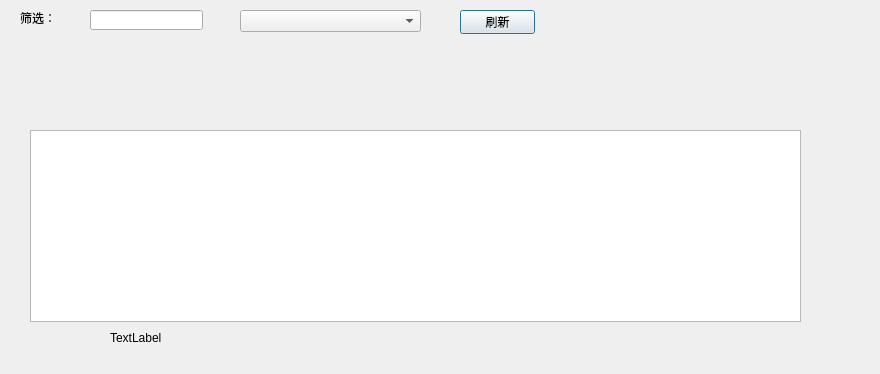
<?xml version="1.0" encoding="UTF-8"?>
<ui version="4.0">
 <class>sql</class>
 <widget class="QDialog" name="sql">
  <property name="geometry">
   <rect>
    <x>0</x>
    <y>0</y>
    <width>880</width>
    <height>374</height>
   </rect>
  </property>
  <property name="windowTitle">
   <string>Dialog</string>
  </property>
  <widget class="QTableView" name="tableView">
   <property name="geometry">
    <rect>
     <x>30</x>
     <y>130</y>
     <width>771</width>
     <height>192</height>
    </rect>
   </property>
  </widget>
  <widget class="QComboBox" name="comboBox_table">
   <property name="geometry">
    <rect>
     <x>240</x>
     <y>10</y>
     <width>181</width>
     <height>22</height>
    </rect>
   </property>
  </widget>
  <widget class="QPushButton" name="btn_refresh">
   <property name="geometry">
    <rect>
     <x>460</x>
     <y>10</y>
     <width>75</width>
     <height>24</height>
    </rect>
   </property>
   <property name="text">
    <string>刷新</string>
   </property>
  </widget>
  <widget class="QLineEdit" name="lineEdit_filter">
   <property name="geometry">
    <rect>
     <x>90</x>
     <y>10</y>
     <width>113</width>
     <height>20</height>
    </rect>
   </property>
  </widget>
  <widget class="QLabel" name="label_status">
   <property name="geometry">
    <rect>
     <x>110</x>
     <y>330</y>
     <width>221</width>
     <height>16</height>
    </rect>
   </property>
   <property name="text">
    <string>TextLabel</string>
   </property>
  </widget>
  <widget class="QLabel" name="label_filter">
   <property name="geometry">
    <rect>
     <x>20</x>
     <y>10</y>
     <width>54</width>
     <height>16</height>
    </rect>
   </property>
   <property name="text">
    <string>筛选：</string>
   </property>
  </widget>
 </widget>
 <resources/>
 <connections/>
</ui>
